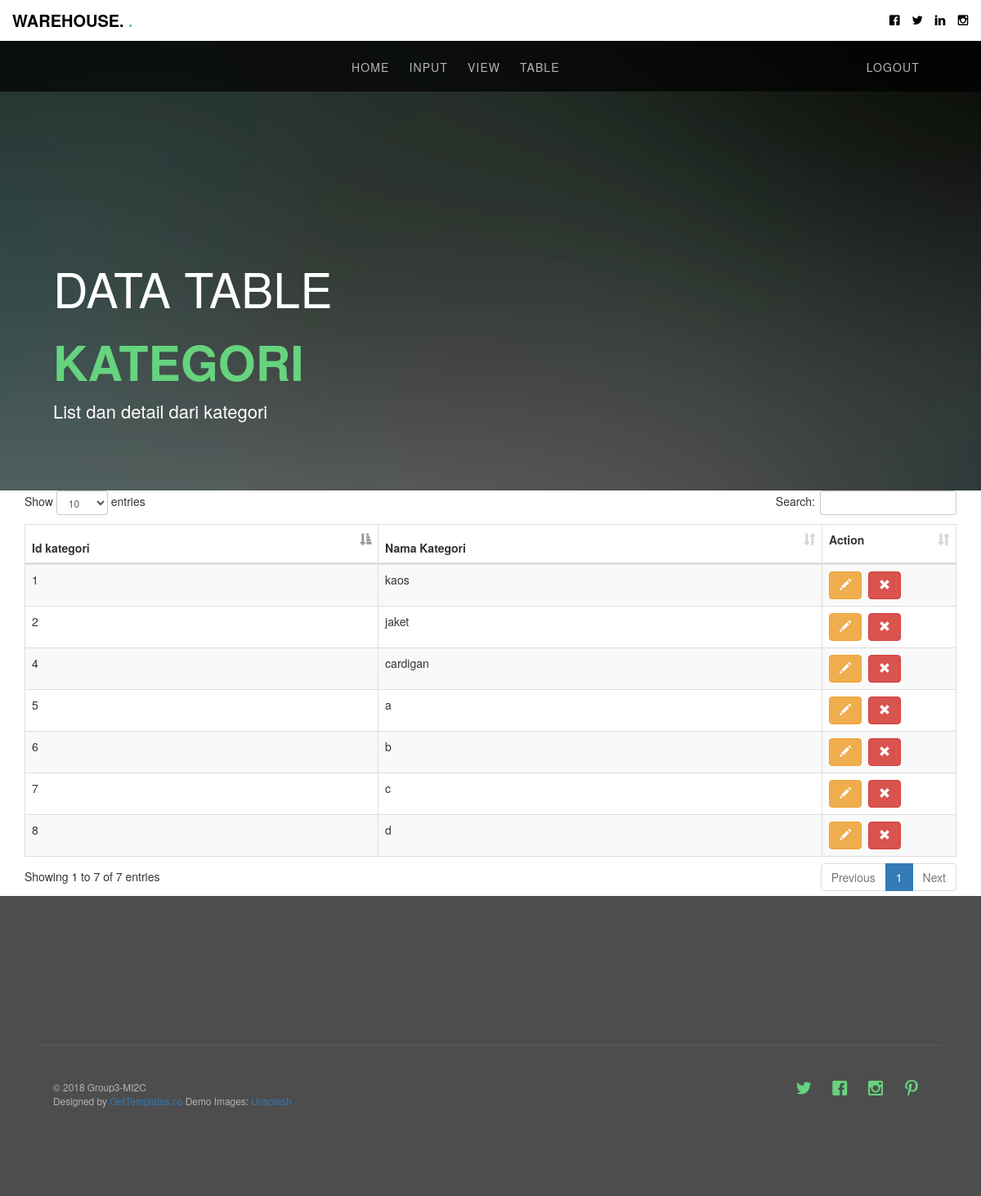
The app's page /index.php/tabelkategori with its own data.
### tables this page shows
CREATE TABLE `kategori` (
  `id_kategori` int(11) NOT NULL,
  `nama_kategori` varchar(50) NOT NULL
);

### application/controllers/Tabelkategori.php (called while the page is built, shortened)
<?php
class Tabelkategori extends CI_Controller {
	 public function __construct()
	 	{
			$this->load->helper('url');
	 		$this->load->model('Kategori_model');
	 	}
	public function index()
	{
		$data['kategori']=$this->Kategori_model->get_all_kategori();
		$this->load->view('admin/tabelkategori',$data);
	}
}

### index.php (called while the page is built, shortened)
<?php
require_once BASEPATH.'core/CodeIgniter.php';

### application/models/Kategori_model.php (called while the page is built, shortened)
<?php
class Kategori_model extends CI_Model
{
    public function get_all_kategori($limit = FALSE, $offset = FALSE)
    {
        $this->db->order_by('kategori.id_kategori', 'DESC');
        $this->db->from('kategori');
    $query=$this->db->get();
    return $query->result();
    }
}

### application/views/admin/tabelkategori.php (the view, shortened to what this page needs)
<!DOCTYPE html>
<html>
<header id="gtco-header" class="gtco-cover gtco-cover-sm" role="banner" style="background-image: url(http://localhost:8080/ci3-gudang/assets/images/img_bg_3.jpg)" data-stellar-background-ratio="0.5">
    <div class="overlay"></div>
    <div class="gtco-container">
      <div class="row row-mt-15em">
        <div class="col-md-7 mt-text text-left animate-box" data-animate-effect="fadeInUp">
          <h1>DATA TABLE <strong>KATEGORI</strong></h1>
          <h2>List dan detail dari kategori</h2>
        </div>
      </div>
    </div>
  </header>
    <head>
    <link href="<?php echo base_url('assests/bootstrap/css/bootstrap.min.css')?>" rel="stylesheet">
    <link href="<?php echo base_url('assests/datatables/css/dataTables.bootstrap.css')?>" rel="stylesheet">
  </head>
  <body>
  <div class="container">
    <br />
    <br />
    <br />
    <table id="table_id" class="table table-striped table-bordered" cellspacing="0" width="100%">
      <thead>
        <tr>
         <th>Id kategori</th>
          <th>Nama Kategori</th>
          <th style="width:125px;">Action
          </p></th>
        </tr>
      </thead>
      <tbody>
        <?php foreach($kategori as $tabelkategori){?>
             <tr>
                 <td><?php echo $tabelkategori->id_kategori;?></td>
                 <td><?php echo $tabelkategori->nama_kategori;?></td>
                <td>
                  <button class="btn btn-warning" onclick="edit_tabelkategori(<?php echo $tabelkategori->id_kategori;?>)"><i class="glyphicon glyphicon-pencil"></i></button>
                  <button class="btn btn-danger" onclick="delete_tabelkategori(<?php echo $tabelkategori->id_kategori;?>)"><i class="glyphicon glyphicon-remove"></i></button>
                </td>
              </tr>
             <?php }?>
      </tbody>
    </table>
  </div>
  </body>
</html>

### assets/css/style.css (style rules this page uses)
body { font-family: "Open Sans", Arial, sans-serif; font-weight: 400; font-size: 16px; line-height: 1.7; color: #777; background: #fff; }
h1, h2, h3, h4, h5, h6, figure { color: #000; font-family: "Open Sans", Arial, sans-serif; font-weight: 400; margin: 0 0 20px 0; }
.gtco-container { max-width: 1100px; position: relative; margin: 0 auto; padding-left: 15px; padding-right: 15px; }
#gtco-header { position: absolute; top: 0; background: #4d4d4d; }
#gtco-header .overlay { position: absolute; top: 0; left: 0; right: 0; bottom: 0; background: rgba(0, 0, 0, 0.4); -webkit-transition: 0.5s; -o-transition: 0.5s; transition: 0.5s; }
#gtco-header .mt-text { margin-top: 7em; margin-bottom: 3em; }
#gtco-header h1, #gtco-header h2 { margin: 0; padding: 0; color: white; }
#gtco-header h1 { margin-bottom: 0px; font-size: 59px; line-height: 1.5; font-weight: 300; text-transform: uppercase !important; }
#gtco-header h1 strong { font-weight: 700; color: #66D37E; }
#gtco-header h2 { font-weight: 300; font-size: 22px; line-height: 1.5; margin-bottom: 30px; }
#gtco-header, #gtco-counter, .gtco-bg { background-size: cover; background-position: top center; background-repeat: no-repeat; position: relative; }
.gtco-cover { height: 900px; background-size: cover; background-position: center center; background-repeat: no-repeat; position: relative; float: left; width: 100%; }
.gtco-cover .overlay { z-index: 1; position: absolute; bottom: 0; top: 0; left: 0; right: 0; background: rgba(0, 0, 0, 0.5); }
.gtco-cover > .gtco-container { position: relative; z-index: 10; }
.gtco-cover.gtco-cover-sm { height: 600px; }
.btn { margin-right: 4px; margin-bottom: 4px; font-family: "Open Sans", Arial, sans-serif; font-size: 16px; font-weight: 400; -webkit-border-radius: 4px; -moz-border-radius: 4px; -ms-border-radius: 4px; border-radius: 4px; -webkit-transition: 0.5s; -o-transition: 0.5s; transition: 0.5s; padding: 8px 30px; }
.btn-warning { background: #f0ad4e; color: #fff; border: 2px solid #f0ad4e; }
.btn-danger { background: #d9534f; color: #fff; border: 2px solid #d9534f; }
.row-mt-15em { margin-top: 15em; }
.js .animate-box { opacity: 0; }

### records on screen
kategori: id_kategori "8", nama_kategori "d"
kategori: id_kategori "7", nama_kategori "c"
kategori: id_kategori "6", nama_kategori "b"
kategori: id_kategori "5", nama_kategori "a"
kategori: id_kategori "4", nama_kategori "cardigan"
kategori: id_kategori "2", nama_kategori "jaket"
kategori: id_kategori "1", nama_kategori "kaos"
